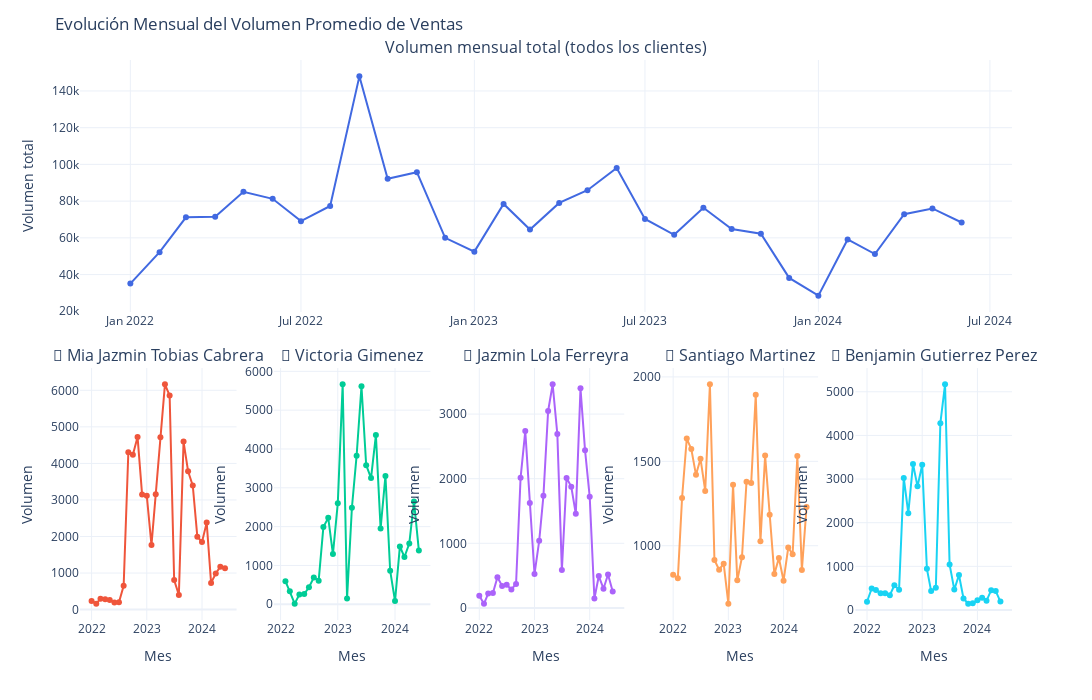

Notebook cell for this chart:
### Markdown cell above
🔍 **Observaciones**:

- Se observa un crecimiento sostenido en los precios hasta 2024, seguido de un fuerte incremento a partir de enero de ese año.

- La marcada suba de precios indica la necesidad de actualizar los valores según la inflación, para poder predecir con mayor precisión tendencias y comportamientos de compra.

### Code cell
# Volumen total mensual
volumen_mensual_total = (
    filtered_df
    .groupby('mes_p')['canti_venta']
    .sum()
    .reset_index(name='volumen_total')
)

# Top 5 clientes por volumen de ventas
top_5_clientes = top_clientes_canti.head(5).copy()

# Filtrar dataset con esos clientes
top_df = filtered_df[filtered_df['cliente'].isin(top_5_clientes['cliente'])]

# Agrupar por mes y cliente
volumen_por_cliente = (
    top_df
    .groupby(['mes_p', 'cliente'])['canti_venta']
    .sum()
    .reset_index()
)

# Diccionario de nombres
cliente_nombres = dict(zip(top_5_clientes['cliente'], top_5_clientes['nombre']))

# --- Crear figura ---
fig = make_subplots(
    rows=2, cols=5,
    specs=[
        [{'colspan': 5}, None, None, None, None],
        [{}, {}, {}, {}, {}]
    ],
    shared_xaxes=False,
    vertical_spacing=0.1,
    subplot_titles=["Volumen mensual total (todos los clientes)"] +
                   [f"🔹 {cliente_nombres[c]}" for c in top_5_clientes['cliente']]
)

# --- Gráfico general ---
fig.add_trace(
    go.Scatter(
        x=volumen_mensual_total['mes_p'],
        y=volumen_mensual_total['volumen_total'],
        mode='lines+markers',
        name='Total general',
        line=dict(color='royalblue')
    ),
    row=1, col=1
)

# --- Gráficos individuales ---
for i, cliente in enumerate(top_5_clientes['cliente']):
    data_cliente = volumen_por_cliente[volumen_por_cliente['cliente'] == cliente]
    fig.add_trace(
        go.Scatter(
            x=data_cliente['mes_p'],
            y=data_cliente['canti_venta'],
            mode='lines+markers',
            name=cliente_nombres[cliente],
            line=dict(width=2)
        ),
        row=2, col=i+1
    )

# --- Layout ---
fig.update_layout(
    height=700,
    width=1250,
    title_text='Evolución Mensual del Volumen Promedio de Ventas',
    showlegend=False,
    template='plotly_white',
    margin=dict(t=60)
)

# Ejes
fig.update_xaxes(title_text="Mes", row=2)
fig.update_yaxes(title_text="Volumen total", row=1, col=1)
for i in range(1, 6):
    fig.update_yaxes(title_text="Volumen", row=2, col=i)

fig.show()
